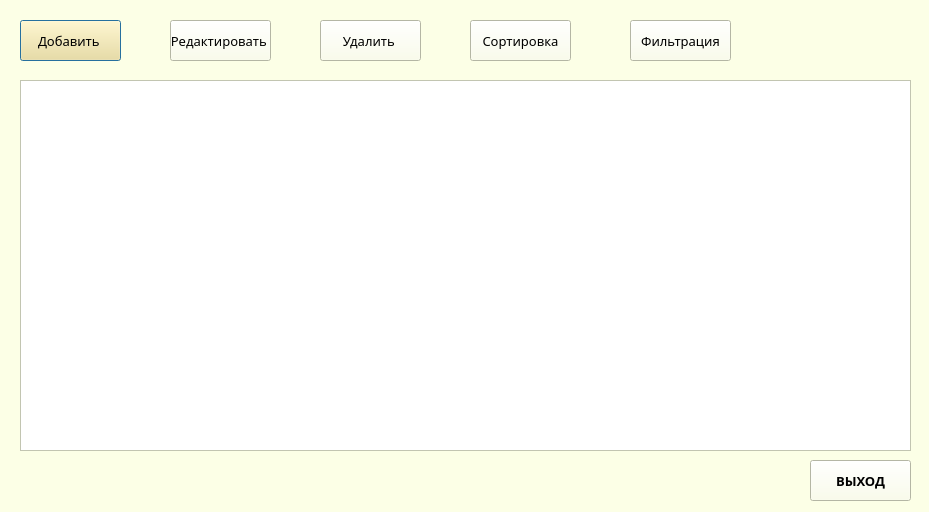
<?xml version="1.0" encoding="UTF-8"?>
<ui version="4.0">
 <class>Dialog</class>
 <widget class="QDialog" name="Dialog">
  <property name="geometry">
   <rect>
    <x>0</x>
    <y>0</y>
    <width>929</width>
    <height>512</height>
   </rect>
  </property>
  <property name="palette">
   <palette>
    <active>
     <colorrole role="WindowText">
      <brush brushstyle="SolidPattern">
       <color alpha="255">
        <red>0</red>
        <green>0</green>
        <blue>0</blue>
       </color>
      </brush>
     </colorrole>
     <colorrole role="Button">
      <brush brushstyle="SolidPattern">
       <color alpha="255">
        <red>252</red>
        <green>255</green>
        <blue>230</blue>
       </color>
      </brush>
     </colorrole>
     <colorrole role="Light">
      <brush brushstyle="SolidPattern">
       <color alpha="255">
        <red>255</red>
        <green>255</green>
        <blue>255</blue>
       </color>
      </brush>
     </colorrole>
     <colorrole role="Midlight">
      <brush brushstyle="SolidPattern">
       <color alpha="255">
        <red>253</red>
        <green>255</green>
        <blue>242</blue>
       </color>
      </brush>
     </colorrole>
     <colorrole role="Dark">
      <brush brushstyle="SolidPattern">
       <color alpha="255">
        <red>126</red>
        <green>127</green>
        <blue>115</blue>
       </color>
      </brush>
     </colorrole>
     <colorrole role="Mid">
      <brush brushstyle="SolidPattern">
       <color alpha="255">
        <red>168</red>
        <green>170</green>
        <blue>153</blue>
       </color>
      </brush>
     </colorrole>
     <colorrole role="Text">
      <brush brushstyle="SolidPattern">
       <color alpha="255">
        <red>0</red>
        <green>0</green>
        <blue>0</blue>
       </color>
      </brush>
     </colorrole>
     <colorrole role="BrightText">
      <brush brushstyle="SolidPattern">
       <color alpha="255">
        <red>255</red>
        <green>255</green>
        <blue>255</blue>
       </color>
      </brush>
     </colorrole>
     <colorrole role="ButtonText">
      <brush brushstyle="SolidPattern">
       <color alpha="255">
        <red>0</red>
        <green>0</green>
        <blue>0</blue>
       </color>
      </brush>
     </colorrole>
     <colorrole role="Base">
      <brush brushstyle="SolidPattern">
       <color alpha="255">
        <red>255</red>
        <green>255</green>
        <blue>255</blue>
       </color>
      </brush>
     </colorrole>
     <colorrole role="Window">
      <brush brushstyle="SolidPattern">
       <color alpha="255">
        <red>252</red>
        <green>255</green>
        <blue>230</blue>
       </color>
      </brush>
     </colorrole>
     <colorrole role="Shadow">
      <brush brushstyle="SolidPattern">
       <color alpha="255">
        <red>0</red>
        <green>0</green>
        <blue>0</blue>
       </color>
      </brush>
     </colorrole>
     <colorrole role="AlternateBase">
      <brush brushstyle="SolidPattern">
       <color alpha="255">
        <red>253</red>
        <green>255</green>
        <blue>242</blue>
       </color>
      </brush>
     </colorrole>
     <colorrole role="ToolTipBase">
      <brush brushstyle="SolidPattern">
       <color alpha="255">
        <red>255</red>
        <green>255</green>
        <blue>220</blue>
       </color>
      </brush>
     </colorrole>
     <colorrole role="ToolTipText">
      <brush brushstyle="SolidPattern">
       <color alpha="255">
        <red>0</red>
        <green>0</green>
        <blue>0</blue>
       </color>
      </brush>
     </colorrole>
    </active>
    <inactive>
     <colorrole role="WindowText">
      <brush brushstyle="SolidPattern">
       <color alpha="255">
        <red>0</red>
        <green>0</green>
        <blue>0</blue>
       </color>
      </brush>
     </colorrole>
     <colorrole role="Button">
      <brush brushstyle="SolidPattern">
       <color alpha="255">
        <red>252</red>
        <green>255</green>
        <blue>230</blue>
       </color>
      </brush>
     </colorrole>
     <colorrole role="Light">
      <brush brushstyle="SolidPattern">
       <color alpha="255">
        <red>255</red>
        <green>255</green>
        <blue>255</blue>
       </color>
      </brush>
     </colorrole>
     <colorrole role="Midlight">
      <brush brushstyle="SolidPattern">
       <color alpha="255">
        <red>253</red>
        <green>255</green>
        <blue>242</blue>
       </color>
      </brush>
     </colorrole>
     <colorrole role="Dark">
      <brush brushstyle="SolidPattern">
       <color alpha="255">
        <red>126</red>
        <green>127</green>
        <blue>115</blue>
       </color>
      </brush>
     </colorrole>
     <colorrole role="Mid">
      <brush brushstyle="SolidPattern">
       <color alpha="255">
        <red>168</red>
        <green>170</green>
        <blue>153</blue>
       </color>
      </brush>
     </colorrole>
     <colorrole role="Text">
      <brush brushstyle="SolidPattern">
       <color alpha="255">
        <red>0</red>
        <green>0</green>
        <blue>0</blue>
       </color>
      </brush>
     </colorrole>
     <colorrole role="BrightText">
      <brush brushstyle="SolidPattern">
       <color alpha="255">
        <red>255</red>
        <green>255</green>
        <blue>255</blue>
       </color>
      </brush>
     </colorrole>
     <colorrole role="ButtonText">
      <brush brushstyle="SolidPattern">
       <color alpha="255">
        <red>0</red>
        <green>0</green>
        <blue>0</blue>
       </color>
      </brush>
     </colorrole>
     <colorrole role="Base">
      <brush brushstyle="SolidPattern">
       <color alpha="255">
        <red>255</red>
        <green>255</green>
        <blue>255</blue>
       </color>
      </brush>
     </colorrole>
     <colorrole role="Window">
      <brush brushstyle="SolidPattern">
       <color alpha="255">
        <red>252</red>
        <green>255</green>
        <blue>230</blue>
       </color>
      </brush>
     </colorrole>
     <colorrole role="Shadow">
      <brush brushstyle="SolidPattern">
       <color alpha="255">
        <red>0</red>
        <green>0</green>
        <blue>0</blue>
       </color>
      </brush>
     </colorrole>
     <colorrole role="AlternateBase">
      <brush brushstyle="SolidPattern">
       <color alpha="255">
        <red>253</red>
        <green>255</green>
        <blue>242</blue>
       </color>
      </brush>
     </colorrole>
     <colorrole role="ToolTipBase">
      <brush brushstyle="SolidPattern">
       <color alpha="255">
        <red>255</red>
        <green>255</green>
        <blue>220</blue>
       </color>
      </brush>
     </colorrole>
     <colorrole role="ToolTipText">
      <brush brushstyle="SolidPattern">
       <color alpha="255">
        <red>0</red>
        <green>0</green>
        <blue>0</blue>
       </color>
      </brush>
     </colorrole>
    </inactive>
    <disabled>
     <colorrole role="WindowText">
      <brush brushstyle="SolidPattern">
       <color alpha="255">
        <red>126</red>
        <green>127</green>
        <blue>115</blue>
       </color>
      </brush>
     </colorrole>
     <colorrole role="Button">
      <brush brushstyle="SolidPattern">
       <color alpha="255">
        <red>252</red>
        <green>255</green>
        <blue>230</blue>
       </color>
      </brush>
     </colorrole>
     <colorrole role="Light">
      <brush brushstyle="SolidPattern">
       <color alpha="255">
        <red>255</red>
        <green>255</green>
        <blue>255</blue>
       </color>
      </brush>
     </colorrole>
     <colorrole role="Midlight">
      <brush brushstyle="SolidPattern">
       <color alpha="255">
        <red>253</red>
        <green>255</green>
        <blue>242</blue>
       </color>
      </brush>
     </colorrole>
     <colorrole role="Dark">
      <brush brushstyle="SolidPattern">
       <color alpha="255">
        <red>126</red>
        <green>127</green>
        <blue>115</blue>
       </color>
      </brush>
     </colorrole>
     <colorrole role="Mid">
      <brush brushstyle="SolidPattern">
       <color alpha="255">
        <red>168</red>
        <green>170</green>
        <blue>153</blue>
       </color>
      </brush>
     </colorrole>
     <colorrole role="Text">
      <brush brushstyle="SolidPattern">
       <color alpha="255">
        <red>126</red>
        <green>127</green>
        <blue>115</blue>
       </color>
      </brush>
     </colorrole>
     <colorrole role="BrightText">
      <brush brushstyle="SolidPattern">
       <color alpha="255">
        <red>255</red>
        <green>255</green>
        <blue>255</blue>
       </color>
      </brush>
     </colorrole>
     <colorrole role="ButtonText">
      <brush brushstyle="SolidPattern">
       <color alpha="255">
        <red>126</red>
        <green>127</green>
        <blue>115</blue>
       </color>
      </brush>
     </colorrole>
     <colorrole role="Base">
      <brush brushstyle="SolidPattern">
       <color alpha="255">
        <red>252</red>
        <green>255</green>
        <blue>230</blue>
       </color>
      </brush>
     </colorrole>
     <colorrole role="Window">
      <brush brushstyle="SolidPattern">
       <color alpha="255">
        <red>252</red>
        <green>255</green>
        <blue>230</blue>
       </color>
      </brush>
     </colorrole>
     <colorrole role="Shadow">
      <brush brushstyle="SolidPattern">
       <color alpha="255">
        <red>0</red>
        <green>0</green>
        <blue>0</blue>
       </color>
      </brush>
     </colorrole>
     <colorrole role="AlternateBase">
      <brush brushstyle="SolidPattern">
       <color alpha="255">
        <red>252</red>
        <green>255</green>
        <blue>230</blue>
       </color>
      </brush>
     </colorrole>
     <colorrole role="ToolTipBase">
      <brush brushstyle="SolidPattern">
       <color alpha="255">
        <red>255</red>
        <green>255</green>
        <blue>220</blue>
       </color>
      </brush>
     </colorrole>
     <colorrole role="ToolTipText">
      <brush brushstyle="SolidPattern">
       <color alpha="255">
        <red>0</red>
        <green>0</green>
        <blue>0</blue>
       </color>
      </brush>
     </colorrole>
    </disabled>
   </palette>
  </property>
  <property name="cursor">
   <cursorShape>ArrowCursor</cursorShape>
  </property>
  <property name="windowTitle">
   <string>Dialog</string>
  </property>
  <widget class="QPushButton" name="pushButton">
   <property name="geometry">
    <rect>
     <x>20</x>
     <y>20</y>
     <width>101</width>
     <height>41</height>
    </rect>
   </property>
   <property name="palette">
    <palette>
     <active>
      <colorrole role="WindowText">
       <brush brushstyle="SolidPattern">
        <color alpha="255">
         <red>0</red>
         <green>0</green>
         <blue>0</blue>
        </color>
       </brush>
      </colorrole>
      <colorrole role="Button">
       <brush brushstyle="SolidPattern">
        <color alpha="255">
         <red>255</red>
         <green>225</green>
         <blue>135</blue>
        </color>
       </brush>
      </colorrole>
      <colorrole role="Light">
       <brush brushstyle="SolidPattern">
        <color alpha="255">
         <red>255</red>
         <green>255</green>
         <blue>255</blue>
        </color>
       </brush>
      </colorrole>
      <colorrole role="Midlight">
       <brush brushstyle="SolidPattern">
        <color alpha="255">
         <red>255</red>
         <green>240</green>
         <blue>195</blue>
        </color>
       </brush>
      </colorrole>
      <colorrole role="Dark">
       <brush brushstyle="SolidPattern">
        <color alpha="255">
         <red>127</red>
         <green>112</green>
         <blue>67</blue>
        </color>
       </brush>
      </colorrole>
      <colorrole role="Mid">
       <brush brushstyle="SolidPattern">
        <color alpha="255">
         <red>170</red>
         <green>150</green>
         <blue>90</blue>
        </color>
       </brush>
      </colorrole>
      <colorrole role="Text">
       <brush brushstyle="SolidPattern">
        <color alpha="255">
         <red>0</red>
         <green>0</green>
         <blue>0</blue>
        </color>
       </brush>
      </colorrole>
      <colorrole role="BrightText">
       <brush brushstyle="SolidPattern">
        <color alpha="255">
         <red>255</red>
         <green>255</green>
         <blue>255</blue>
        </color>
       </brush>
      </colorrole>
      <colorrole role="ButtonText">
       <brush brushstyle="SolidPattern">
        <color alpha="255">
         <red>0</red>
         <green>0</green>
         <blue>0</blue>
        </color>
       </brush>
      </colorrole>
      <colorrole role="Base">
       <brush brushstyle="SolidPattern">
        <color alpha="255">
         <red>255</red>
         <green>255</green>
         <blue>255</blue>
        </color>
       </brush>
      </colorrole>
      <colorrole role="Window">
       <brush brushstyle="SolidPattern">
        <color alpha="255">
         <red>255</red>
         <green>225</green>
         <blue>135</blue>
        </color>
       </brush>
      </colorrole>
      <colorrole role="Shadow">
       <brush brushstyle="SolidPattern">
        <color alpha="255">
         <red>0</red>
         <green>0</green>
         <blue>0</blue>
        </color>
       </brush>
      </colorrole>
      <colorrole role="AlternateBase">
       <brush brushstyle="SolidPattern">
        <color alpha="255">
         <red>255</red>
         <green>240</green>
         <blue>195</blue>
        </color>
       </brush>
      </colorrole>
      <colorrole role="ToolTipBase">
       <brush brushstyle="SolidPattern">
        <color alpha="255">
         <red>255</red>
         <green>255</green>
         <blue>220</blue>
        </color>
       </brush>
      </colorrole>
      <colorrole role="ToolTipText">
       <brush brushstyle="SolidPattern">
        <color alpha="255">
         <red>0</red>
         <green>0</green>
         <blue>0</blue>
        </color>
       </brush>
      </colorrole>
     </active>
     <inactive>
      <colorrole role="WindowText">
       <brush brushstyle="SolidPattern">
        <color alpha="255">
         <red>0</red>
         <green>0</green>
         <blue>0</blue>
        </color>
       </brush>
      </colorrole>
      <colorrole role="Button">
       <brush brushstyle="SolidPattern">
        <color alpha="255">
         <red>255</red>
         <green>225</green>
         <blue>135</blue>
        </color>
       </brush>
      </colorrole>
      <colorrole role="Light">
       <brush brushstyle="SolidPattern">
        <color alpha="255">
         <red>255</red>
         <green>255</green>
         <blue>255</blue>
        </color>
       </brush>
      </colorrole>
      <colorrole role="Midlight">
       <brush brushstyle="SolidPattern">
        <color alpha="255">
         <red>255</red>
         <green>240</green>
         <blue>195</blue>
        </color>
       </brush>
      </colorrole>
      <colorrole role="Dark">
       <brush brushstyle="SolidPattern">
        <color alpha="255">
         <red>127</red>
         <green>112</green>
         <blue>67</blue>
        </color>
       </brush>
      </colorrole>
      <colorrole role="Mid">
       <brush brushstyle="SolidPattern">
        <color alpha="255">
         <red>170</red>
         <green>150</green>
         <blue>90</blue>
        </color>
       </brush>
      </colorrole>
      <colorrole role="Text">
       <brush brushstyle="SolidPattern">
        <color alpha="255">
         <red>0</red>
         <green>0</green>
         <blue>0</blue>
        </color>
       </brush>
      </colorrole>
      <colorrole role="BrightText">
       <brush brushstyle="SolidPattern">
        <color alpha="255">
         <red>255</red>
         <green>255</green>
         <blue>255</blue>
        </color>
       </brush>
      </colorrole>
      <colorrole role="ButtonText">
       <brush brushstyle="SolidPattern">
        <color alpha="255">
         <red>0</red>
         <green>0</green>
         <blue>0</blue>
        </color>
       </brush>
      </colorrole>
      <colorrole role="Base">
       <brush brushstyle="SolidPattern">
        <color alpha="255">
         <red>255</red>
         <green>255</green>
         <blue>255</blue>
        </color>
       </brush>
      </colorrole>
      <colorrole role="Window">
       <brush brushstyle="SolidPattern">
        <color alpha="255">
         <red>255</red>
         <green>225</green>
         <blue>135</blue>
        </color>
       </brush>
      </colorrole>
      <colorrole role="Shadow">
       <brush brushstyle="SolidPattern">
        <color alpha="255">
         <red>0</red>
         <green>0</green>
         <blue>0</blue>
        </color>
       </brush>
      </colorrole>
      <colorrole role="AlternateBase">
       <brush brushstyle="SolidPattern">
        <color alpha="255">
         <red>255</red>
         <green>240</green>
         <blue>195</blue>
        </color>
       </brush>
      </colorrole>
      <colorrole role="ToolTipBase">
       <brush brushstyle="SolidPattern">
        <color alpha="255">
         <red>255</red>
         <green>255</green>
         <blue>220</blue>
        </color>
       </brush>
      </colorrole>
      <colorrole role="ToolTipText">
       <brush brushstyle="SolidPattern">
        <color alpha="255">
         <red>0</red>
         <green>0</green>
         <blue>0</blue>
        </color>
       </brush>
      </colorrole>
     </inactive>
     <disabled>
      <colorrole role="WindowText">
       <brush brushstyle="SolidPattern">
        <color alpha="255">
         <red>127</red>
         <green>112</green>
         <blue>67</blue>
        </color>
       </brush>
      </colorrole>
      <colorrole role="Button">
       <brush brushstyle="SolidPattern">
        <color alpha="255">
         <red>255</red>
         <green>225</green>
         <blue>135</blue>
        </color>
       </brush>
      </colorrole>
      <colorrole role="Light">
       <brush brushstyle="SolidPattern">
        <color alpha="255">
         <red>255</red>
         <green>255</green>
         <blue>255</blue>
        </color>
       </brush>
      </colorrole>
      <colorrole role="Midlight">
       <brush brushstyle="SolidPattern">
        <color alpha="255">
         <red>255</red>
         <green>240</green>
         <blue>195</blue>
        </color>
       </brush>
      </colorrole>
      <colorrole role="Dark">
       <brush brushstyle="SolidPattern">
        <color alpha="255">
         <red>127</red>
         <green>112</green>
         <blue>67</blue>
        </color>
       </brush>
      </colorrole>
      <colorrole role="Mid">
       <brush brushstyle="SolidPattern">
        <color alpha="255">
         <red>170</red>
         <green>150</green>
         <blue>90</blue>
        </color>
       </brush>
      </colorrole>
      <colorrole role="Text">
       <brush brushstyle="SolidPattern">
        <color alpha="255">
         <red>127</red>
         <green>112</green>
         <blue>67</blue>
        </color>
       </brush>
      </colorrole>
      <colorrole role="BrightText">
       <brush brushstyle="SolidPattern">
        <color alpha="255">
         <red>255</red>
         <green>255</green>
         <blue>255</blue>
        </color>
       </brush>
      </colorrole>
      <colorrole role="ButtonText">
       <brush brushstyle="SolidPattern">
        <color alpha="255">
         <red>127</red>
         <green>112</green>
         <blue>67</blue>
        </color>
       </brush>
      </colorrole>
      <colorrole role="Base">
       <brush brushstyle="SolidPattern">
        <color alpha="255">
         <red>255</red>
         <green>225</green>
         <blue>135</blue>
        </color>
       </brush>
      </colorrole>
      <colorrole role="Window">
       <brush brushstyle="SolidPattern">
        <color alpha="255">
         <red>255</red>
         <green>225</green>
         <blue>135</blue>
        </color>
       </brush>
      </colorrole>
      <colorrole role="Shadow">
       <brush brushstyle="SolidPattern">
        <color alpha="255">
         <red>0</red>
         <green>0</green>
         <blue>0</blue>
        </color>
       </brush>
      </colorrole>
      <colorrole role="AlternateBase">
       <brush brushstyle="SolidPattern">
        <color alpha="255">
         <red>255</red>
         <green>225</green>
         <blue>135</blue>
        </color>
       </brush>
      </colorrole>
      <colorrole role="ToolTipBase">
       <brush brushstyle="SolidPattern">
        <color alpha="255">
         <red>255</red>
         <green>255</green>
         <blue>220</blue>
        </color>
       </brush>
      </colorrole>
      <colorrole role="ToolTipText">
       <brush brushstyle="SolidPattern">
        <color alpha="255">
         <red>0</red>
         <green>0</green>
         <blue>0</blue>
        </color>
       </brush>
      </colorrole>
     </disabled>
    </palette>
   </property>
   <property name="font">
    <font>
     <family>Trebuchet MS</family>
     <pointsize>10</pointsize>
    </font>
   </property>
   <property name="text">
    <string>Добавить </string>
   </property>
  </widget>
  <widget class="QTableView" name="tableView">
   <property name="geometry">
    <rect>
     <x>20</x>
     <y>80</y>
     <width>891</width>
     <height>371</height>
    </rect>
   </property>
  </widget>
  <widget class="QPushButton" name="pushButton_2">
   <property name="geometry">
    <rect>
     <x>170</x>
     <y>20</y>
     <width>101</width>
     <height>41</height>
    </rect>
   </property>
   <property name="font">
    <font>
     <family>Trebuchet MS</family>
     <pointsize>10</pointsize>
     <weight>50</weight>
     <bold>false</bold>
    </font>
   </property>
   <property name="text">
    <string>Редактировать </string>
   </property>
  </widget>
  <widget class="QPushButton" name="pushButton_7">
   <property name="geometry">
    <rect>
     <x>320</x>
     <y>20</y>
     <width>101</width>
     <height>41</height>
    </rect>
   </property>
   <property name="font">
    <font>
     <family>Trebuchet MS</family>
     <pointsize>10</pointsize>
    </font>
   </property>
   <property name="text">
    <string>Удалить </string>
   </property>
  </widget>
  <widget class="QPushButton" name="pushButton_8">
   <property name="geometry">
    <rect>
     <x>470</x>
     <y>20</y>
     <width>101</width>
     <height>41</height>
    </rect>
   </property>
   <property name="font">
    <font>
     <family>Trebuchet MS</family>
     <pointsize>10</pointsize>
    </font>
   </property>
   <property name="text">
    <string>Сортировка</string>
   </property>
  </widget>
  <widget class="QPushButton" name="pushButton_3">
   <property name="geometry">
    <rect>
     <x>630</x>
     <y>20</y>
     <width>101</width>
     <height>41</height>
    </rect>
   </property>
   <property name="font">
    <font>
     <family>Trebuchet MS</family>
     <pointsize>10</pointsize>
    </font>
   </property>
   <property name="text">
    <string>Фильтрация</string>
   </property>
  </widget>
  <widget class="QPushButton" name="pushButton_4">
   <property name="geometry">
    <rect>
     <x>810</x>
     <y>460</y>
     <width>101</width>
     <height>41</height>
    </rect>
   </property>
   <property name="font">
    <font>
     <family>Perpetua Titling MT</family>
     <pointsize>10</pointsize>
     <weight>75</weight>
     <bold>true</bold>
    </font>
   </property>
   <property name="text">
    <string>ВЫХОД</string>
   </property>
  </widget>
 </widget>
 <resources/>
 <connections/>
</ui>
